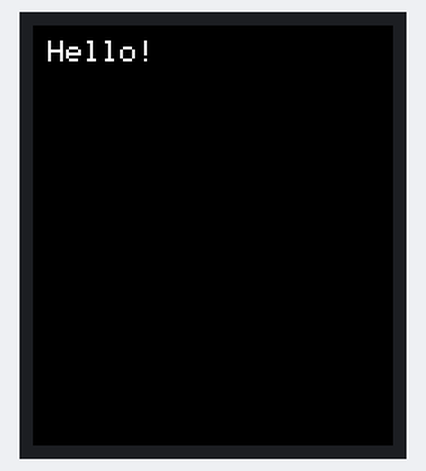
The sketch below on a simulated Arduino Uno, built with avr-gcc and run on an emulated ATmega328P. Shown: 240×280 colour display.

Above: at 2.5 s.

The sketch:

display_test.ino
```cpp
/*
  Display bring-up test for the 1.69" 240x280 ST7789V2 (4-wire SPI).
  Cycles black/red/green/blue and prints "Hello!" .

  Ideally I would recommend doing this before anything, since if you
  wire everything up and the screen ends up not workin, that's going to a pain in the arse to figure out why

  (Highly depends on your model)
  Wiring: GND->GND, VCC->3V3, SCL->D18, SDA->D23, RES->D4, DC->D2, CS->D5, BLK->3V3
*/

#include <Adafruit_GFX.h>
#include <Adafruit_ST7789.h>
#include <SPI.h>

#define TFT_CS   5
#define TFT_DC   2
#define TFT_RST  4

Adafruit_ST7789 tft = Adafruit_ST7789(TFT_CS, TFT_DC, TFT_RST);

void setup() {
  tft.init(240, 280);
  tft.setRotation(0); // try 0,1,2,3 if orientation looks wrong

  tft.fillScreen(ST77XX_BLACK);
  delay(500);

  tft.fillScreen(ST77XX_RED);
  delay(500);
  tft.fillScreen(ST77XX_GREEN);
  delay(500);
  tft.fillScreen(ST77XX_BLUE);
  delay(500);

  tft.fillScreen(ST77XX_BLACK);
  tft.setTextColor(ST77XX_WHITE);
  tft.setTextSize(2);
  tft.setCursor(10, 10);
  tft.println("Hello!");
}

void loop() {
}
```
